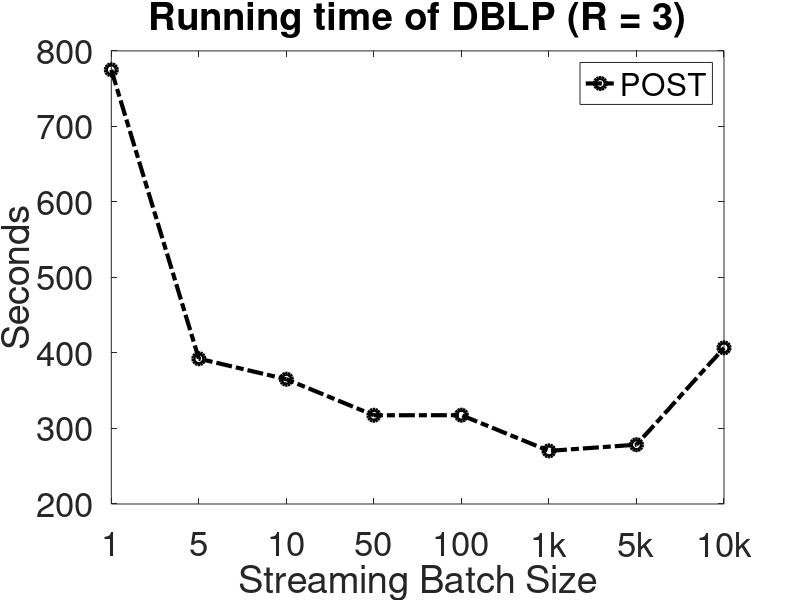

The MATLAB script that drew this image:
clear all;
close all;
clc;

POST = [774.9687288;392.431983;365.2224628;317.497845;317.593898;270.3342368;278.5195838;406.7729114]


nrank = [1:1:8];

figure (1);
hold on;
box on;
% 
plot(nrank, POST, 'ko-.', 'LineWidth',3, 'MarkerSize',8);

legend('POST');


ylabel('Seconds', 'FontSize',25);
xlabel('Streaming Batch Size','FontSize',25);
title('Running time of DBLP (R = 3)','FontSize',25)
xticklabels({'1','5','10','50','100','1k','5k','10k'})
 set(gca, 'FontSize',25);

